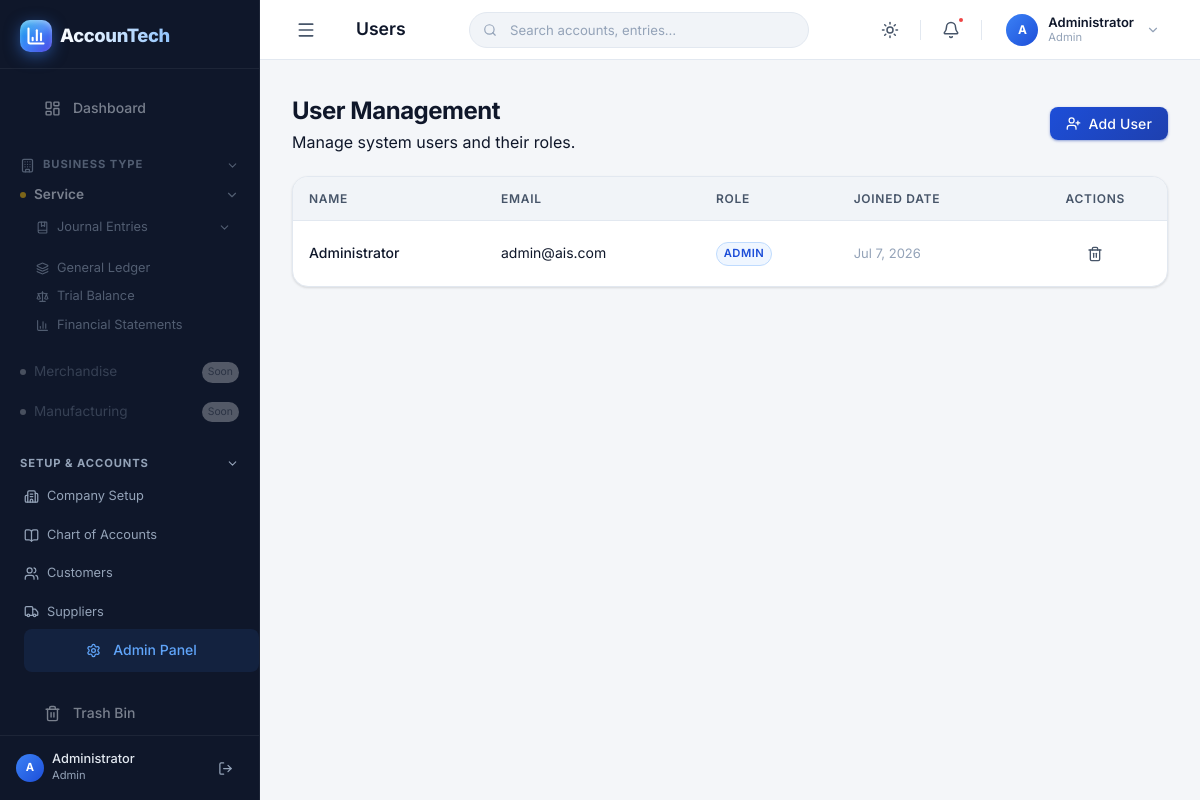
The page /admin/users.php (signed in) on the database its author committed.
### tables this page shows
CREATE TABLE IF NOT EXISTS `users` (
    `id` INT AUTO_INCREMENT PRIMARY KEY,
    `name` VARCHAR(100) NOT NULL,
    `email` VARCHAR(150) NOT NULL UNIQUE,
    `password` VARCHAR(255) NOT NULL,
    `role` ENUM('Admin','Instructor','Student') NOT NULL DEFAULT 'Student',
    `created_at` TIMESTAMP DEFAULT CURRENT_TIMESTAMP
);

### admin/users.php (the view, shortened to what this page needs)
<?php
require_once '../includes/header.php';
$db = get_db();
$res = $db->query("SELECT id, name, email, role, created_at FROM users ORDER BY name ASC");
$users = $res->fetch_all(MYSQLI_ASSOC);
?>
<div class="page-header">
    <div class="page-header-text">
        <h1 class="page-title">User Management</h1>
        <p class="page-subtitle">Manage system users and their roles.</p>
    </div>
    <button class="btn btn-primary" onclick="openModal()">
        <i data-lucide="user-plus" style="width:15px;height:15px;"></i> Add User
    </button>
</div>
<div class="card" style="padding: 0; overflow: hidden;">
    <div class="table-container">
        <table class="table">
            <thead>
                <tr>
                    <th>Name</th>
                    <th>Email</th>
                    <th>Role</th>
                    <th>Joined Date</th>
                    <th class="text-center">Actions</th>
                </tr>
            </thead>
            <tbody>
                <?php foreach ($users as $u): ?>
                <tr>
                    <td style="font-weight: 500;"><?= htmlspecialchars($u['name']) ?></td>
                    <td class="text-muted"><?= htmlspecialchars($u['email']) ?></td>
                    <td>
                        <span class="badge badge-<?= $u['role'] === 'Admin' ? 'primary' : 'neutral' ?>">
                            <?= htmlspecialchars($u['role']) ?>
                        </span>
                    </td>
                    <td style="font-size: 0.8125rem; color: var(--text-muted);"><?= date('M j, Y', strtotime($u['created_at'])) ?></td>
                    <td>
                        <div class="flex justify-center gap-2">
                            <?php if ($u['id'] !== $_SESSION['user_id']): ?>
                            <form method="POST" onsubmit="return confirm('Are you sure you want to delete this user?');">
                                <button type="submit" class="icon-btn text-danger" title="Delete User">
                                    <i data-lucide="trash-2" style="width:16px;height:16px;"></i>
                                </button>
                            </form>
                            <?php else: ?>
                            <span class="text-muted text-xs">Current User</span>
                            <?php endif; ?>
                        </div>
                    </td>
                </tr>
                <?php endforeach; ?>
            </tbody>
        </table>
    </div>
</div>
<?php require_once '../includes/footer.php'; ?>

### rows shown on the page
users: name "Administrator", email "admin@ais.com", role "ADMIN", created_at "Jul 7, 2026"

### other values the page prints
$bt "Service"
$bt "Merchandise"
$bt "Manufacturing"
$initials "A"
$userName "Administrator"
$userRole "Admin"
$pageTitle "Users"
